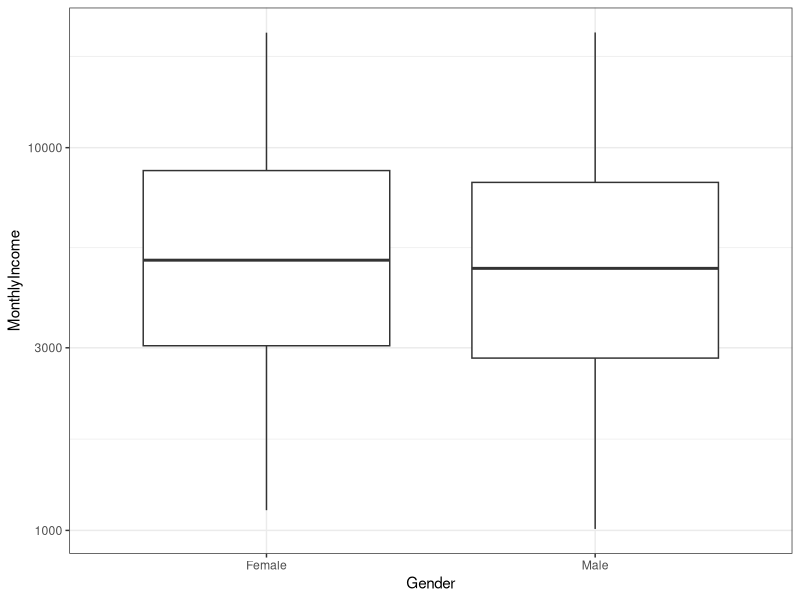
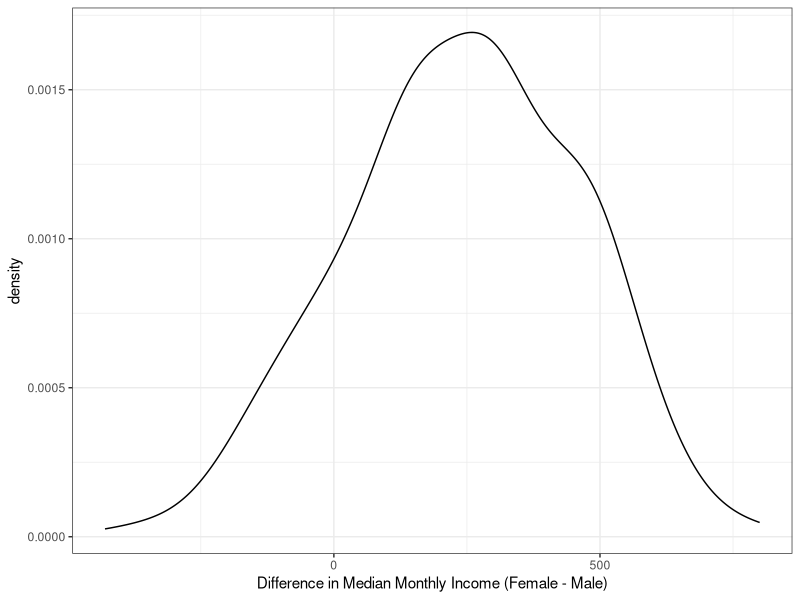

Write the R code that produced these figures, in order.
## ---- chunk 1
knitr::opts_chunk$set(
  message = FALSE,
  digits = 3,
  collapse = TRUE,
  comment = "#>"
  )
options(digits = 3, width = 90)
library(ggplot2)
theme_set(theme_bw())
## ---- chunk 2
library(rsample)
data("attrition", package = "modeldata")
names(attrition)
table(attrition$Attrition)
## ---- chunk 3
mod_form <- as.formula(Attrition ~ JobSatisfaction + Gender + MonthlyIncome)
## ---- chunk 4
library(rsample)
set.seed(4622)
rs_obj <- vfold_cv(attrition, v = 10, repeats = 10)
rs_obj
## ---- chunk 5
## splits will be the `rsplit` object with the 90/10 partition
holdout_results <- function(splits, ...) {
  # Fit the model to the 90%
  mod <- glm(..., data = analysis(splits), family = binomial)
  # Save the 10%
  holdout <- assessment(splits)
  # `augment` will save the predictions with the holdout data set
  res <- broom::augment(mod, newdata = holdout)
  # Class predictions on the assessment set from class probs
  lvls <- levels(holdout$Attrition)
  predictions <- factor(ifelse(res$.fitted > 0, lvls[2], lvls[1]),
                        levels = lvls)
  # Calculate whether the prediction was correct
  res$correct <- predictions == holdout$Attrition
  # Return the assessment data set with the additional columns
  res
}
## ---- chunk 6
example <- holdout_results(rs_obj$splits[[1]],  mod_form)
dim(example)
dim(assessment(rs_obj$splits[[1]]))
## newly added columns:
example[1:10, setdiff(names(example), names(attrition))]
## ---- chunk 7
library(purrr)
rs_obj$results <- map(rs_obj$splits,
                      holdout_results,
                      mod_form)
rs_obj
## ---- chunk 8
rs_obj$accuracy <- map_dbl(rs_obj$results, function(x) mean(x$correct))
summary(rs_obj$accuracy)
## ---- chunk 9
ggplot(attrition, aes(x = Gender, y = MonthlyIncome)) + 
  geom_boxplot() + 
  scale_y_log10()
## ---- chunk 10
median_diff <- function(splits) {
  x <- analysis(splits)
  median(x$MonthlyIncome[x$Gender == "Female"]) - 
      median(x$MonthlyIncome[x$Gender == "Male"])     
}
## ---- chunk 11
set.seed(353)
bt_resamples <- bootstraps(attrition, times = 500)
## ---- chunk 12
bt_resamples$wage_diff <- map_dbl(bt_resamples$splits, median_diff)
## ---- chunk 13
ggplot(bt_resamples, aes(x = wage_diff)) + 
  geom_line(stat = "density", adjust = 1.25) + 
  xlab("Difference in Median Monthly Income (Female - Male)")
## ---- chunk 14
quantile(bt_resamples$wage_diff, 
         probs = c(0.025, 0.500, 0.975))
## ---- chunk 15
glm_coefs <- function(splits, ...) {
  ## use `analysis` or `as.data.frame` to get the analysis data
  mod <- glm(..., data = analysis(splits), family = binomial)
  as.data.frame(t(coef(mod)))
}
bt_resamples$betas <- map(.x = bt_resamples$splits, 
                          .f = glm_coefs, 
                          mod_form)
bt_resamples
bt_resamples$betas[[1]]
## ---- chunk 16
first_resample <- bt_resamples$splits[[1]]
class(first_resample)
tidy(first_resample)
## ---- chunk 17
class(bt_resamples)
tidy(bt_resamples)
